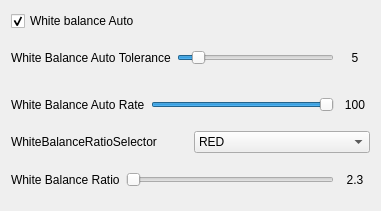
     <widget class="QWidget" name="layoutWidget_12">
      <property name="geometry">
       <rect>
        <x>600</x>
        <y>160</y>
        <width>381</width>
        <height>211</height>
       </rect>
      </property>
      <layout class="QVBoxLayout" name="verticalLayout_49">
       <item>
        <widget class="QCheckBox" name="checkBox_allied_wide_white_bal">
         <property name="text">
          <string>White balance Auto</string>
         </property>
         <property name="checked">
          <bool>true</bool>
         </property>
        </widget>
       </item>
       <item>
        <layout class="QHBoxLayout" name="horizontalLayout_140">
         <item>
          <widget class="QLabel" name="label_white_balance_auto_tol_allied_wide">
           <property name="text">
            <string>White Balance Auto Tolerance</string>
           </property>
          </widget>
         </item>
         <item>
          <widget class="QSlider" name="horizontalSlider_white_balance_auto_tol_allied_wide">
           <property name="enabled">
            <bool>true</bool>
           </property>
           <property name="minimum">
            <number>0</number>
           </property>
           <property name="maximum">
            <number>50</number>
           </property>
           <property name="singleStep">
            <number>1</number>
           </property>
           <property name="pageStep">
            <number>10</number>
           </property>
           <property name="value">
            <number>5</number>
           </property>
           <property name="orientation">
            <enum>Qt::Horizontal</enum>
           </property>
          </widget>
         </item>
         <item>
          <widget class="QLabel" name="label_white_balance_auto_tol_allied_wide_val">
           <property name="minimumSize">
            <size>
             <width>30</width>
             <height>0</height>
            </size>
           </property>
           <property name="text">
            <string>5</string>
           </property>
           <property name="alignment">
            <set>Qt::AlignCenter</set>
           </property>
          </widget>
         </item>
        </layout>
       </item>
       <item>
        <layout class="QHBoxLayout" name="horizontalLayout_139">
         <item>
          <widget class="QLabel" name="label_white_balance_auto_rate_allied_wide">
           <property name="text">
            <string>White Balance Auto Rate</string>
           </property>
          </widget>
         </item>
         <item>
          <widget class="QSlider" name="horizontalSlider_white_balance_auto_rate_allied_wide">
           <property name="enabled">
            <bool>true</bool>
           </property>
           <property name="minimum">
            <number>0</number>
           </property>
           <property name="maximum">
            <number>100</number>
           </property>
           <property name="singleStep">
            <number>1</number>
           </property>
           <property name="pageStep">
            <number>10</number>
           </property>
           <property name="value">
            <number>100</number>
           </property>
           <property name="orientation">
            <enum>Qt::Horizontal</enum>
           </property>
          </widget>
         </item>
         <item>
          <widget class="QLabel" name="label_white_balance_auto_rate_allied_wide_val">
           <property name="minimumSize">
            <size>
             <width>30</width>
             <height>0</height>
            </size>
           </property>
           <property name="text">
            <string>100</string>
           </property>
           <property name="alignment">
            <set>Qt::AlignCenter</set>
           </property>
          </widget>
         </item>
        </layout>
       </item>
       <item>
        <layout class="QHBoxLayout" name="horizontalLayout_138">
         <item>
          <widget class="QLabel" name="label_intAutoPrec_wide_2">
           <property name="text">
            <string>WhiteBalanceRatioSelector</string>
           </property>
          </widget>
         </item>
         <item>
          <widget class="QComboBox" name="comboBox_white_balance_ratio_selector">
           <property name="enabled">
            <bool>true</bool>
           </property>
           <item>
            <property name="text">
             <string>RED</string>
            </property>
           </item>
           <item>
            <property name="text">
             <string>BLUE</string>
            </property>
           </item>
          </widget>
         </item>
        </layout>
       </item>
       <item>
        <layout class="QHBoxLayout" name="horizontalLayout_134">
         <item>
          <widget class="QLabel" name="label_white_balance_ratio_allied_wide">
           <property name="text">
            <string>White Balance Ratio</string>
           </property>
          </widget>
         </item>
         <item>
          <widget class="QSlider" name="horizontalSlider_white_balance_ratio_allied_wide">
           <property name="enabled">
            <bool>true</bool>
           </property>
           <property name="minimum">
            <number>23</number>
           </property>
           <property name="maximum">
            <number>80</number>
           </property>
           <property name="singleStep">
            <number>1</number>
           </property>
           <property name="pageStep">
            <number>1</number>
           </property>
           <property name="value">
            <number>23</number>
           </property>
           <property name="orientation">
            <enum>Qt::Horizontal</enum>
           </property>
          </widget>
         </item>
         <item>
          <widget class="QLabel" name="label_white_balance_ratio_allied_wide_val">
           <property name="minimumSize">
            <size>
             <width>30</width>
             <height>0</height>
            </size>
           </property>
           <property name="text">
            <string>2.3</string>
           </property>
           <property name="alignment">
            <set>Qt::AlignCenter</set>
           </property>
          </widget>
         </item>
        </layout>
       </item>
      </layout>
     </widget>
